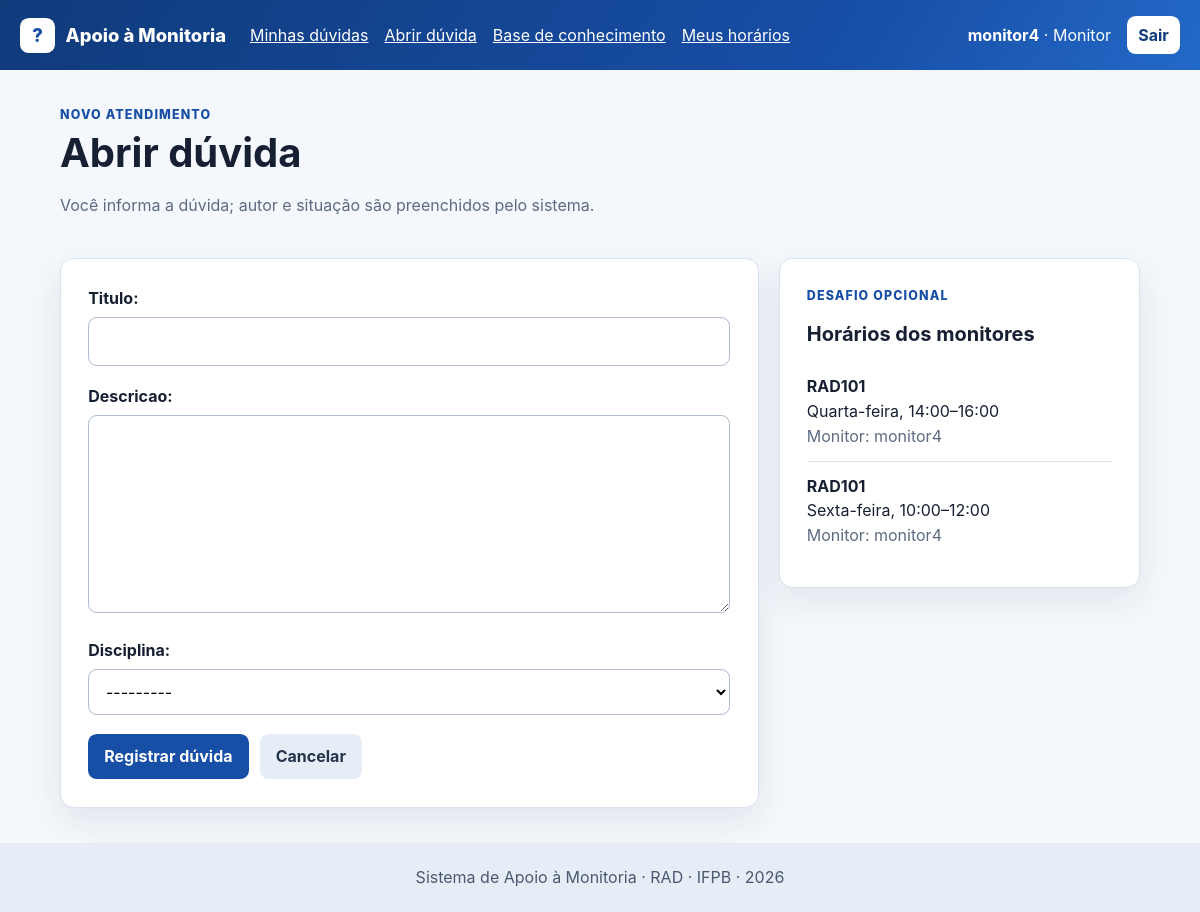
The app's page /duvidas/nova/ (signed in) with its own data.
### monitoria/models.py (models this page shows, shortened)
class HorarioAtendimento(models.Model):
    class DiaSemana(models.IntegerChoices):
        SEGUNDA = 1, "Segunda-feira"
        TERCA = 2, "Terça-feira"
        QUARTA = 3, "Quarta-feira"
        QUINTA = 4, "Quinta-feira"
        SEXTA = 5, "Sexta-feira"
        SABADO = 6, "Sábado"
    monitor = models.ForeignKey(
        settings.AUTH_USER_MODEL,
        on_delete=models.CASCADE,
        related_name="horarios_monitoria",
    )
    disciplina = models.ForeignKey(
        Disciplina,
        on_delete=models.CASCADE,
        related_name="horarios_atendimento",
    )
    dia_semana = models.PositiveSmallIntegerField(choices=DiaSemana.choices)
    hora_inicio = models.TimeField()
    hora_fim = models.TimeField()
    class Meta:
        ordering = ("disciplina__codigo", "dia_semana", "hora_inicio")
        constraints = [
            models.CheckConstraint(
                condition=Q(hora_inicio__lt=F("hora_fim")),
                name="horario_inicio_antes_fim",
            )
        ]
        verbose_name = "Horário de atendimento"
        verbose_name_plural = "Horários de atendimento"

class Disciplina(models.Model):
    nome = models.CharField(max_length=120)
    codigo = models.CharField(max_length=20, unique=True)
    ativa = models.BooleanField(default=True)
    monitores = models.ManyToManyField(
        settings.AUTH_USER_MODEL,
        blank=True,
        related_name="disciplinas_monitoradas",
    )
    class Meta:
        ordering = ("codigo",)
    def __str__(self):
        return f"{self.codigo} - {self.nome}"

### monitoria/views.py (the view, shortened to what this page needs)
# urls.py: path("duvidas/nova/", views.AbrirDuvidaView.as_view(), name="abrir_duvida"),
class AbrirDuvidaView(LoginRequiredMixin, CreateView):
    form_class = DuvidaForm
    template_name = "monitoria/form_duvida.html"
    def get_context_data(self, **kwargs):
        contexto = super().get_context_data(**kwargs)
        contexto["horarios"] = HorarioAtendimento.objects.select_related(
            "disciplina", "monitor"
        ).filter(disciplina__ativa=True)
        return contexto

### monitoria/forms.py
class DuvidaForm(forms.ModelForm):
    class Meta:
        model = Duvida
        fields = ("titulo", "descricao", "disciplina")
        widgets = {"descricao": forms.Textarea(attrs={"rows": 7})}
    def __init__(self, *args, **kwargs):
        super().__init__(*args, **kwargs)
        self.fields["disciplina"].queryset = Disciplina.objects.filter(ativa=True)

### monitoria/context_processors.py (called while the page is built)
def papeis(request):
    if not request.user.is_authenticated:
        return {"papel_usuario": "", "eh_monitor": False}
    return {
        "papel_usuario": papel_do_usuario(request.user),
        "eh_monitor": pertence_ao_grupo(request.user, GRUPO_MONITORES),
    }

### monitoria/roles.py (called while the page is built)
def pertence_ao_grupo(usuario, nome_grupo):
    return usuario.is_authenticated and usuario.groups.filter(name=nome_grupo).exists()

def papel_do_usuario(usuario):
    if pertence_ao_grupo(usuario, GRUPO_PROFESSORES):
        return "Professor"
    if pertence_ao_grupo(usuario, GRUPO_MONITORES):
        return "Monitor"
    return "Aluno"

### templates/monitoria/form_duvida.html (shortened to what this page needs)
{% extends "base.html" %}
{% block conteudo %}
<div class="cabecalho-pagina">
    <div>
        <p class="rotulo">Novo atendimento</p>
        <h1>Abrir dúvida</h1>
        <p class="texto-suave">Você informa a dúvida; autor e situação são preenchidos pelo sistema.</p>
    </div>
</div>
<div class="duas-colunas">
    <form method="post" class="painel formulario">
        {% for field in form %}
            <div class="campo">
                {{ field.label_tag }}
                {{ field }}
            </div>
        {% endfor %}
        <div class="acoes">
            <button class="botao" type="submit">Registrar dúvida</button>
            <a class="botao botao--secundario" href="{% url 'monitoria:lista_duvidas' %}">Cancelar</a>
        </div>
    </form>
    <aside class="painel">
        <p class="rotulo">Desafio opcional</p>
        <h2>Horários dos monitores</h2>
        <ul class="lista-limpa">
            {% for horario in horarios %}
                <li>
                    <strong>{{ horario.disciplina.codigo }}</strong><br>
                    {{ horario.get_dia_semana_display }}, {{ horario.hora_inicio|time:"H:i" }}–{{ horario.hora_fim|time:"H:i" }}<br>
                    <span class="texto-suave">Monitor: {{ horario.monitor.username }}</span>
                </li>
            {% empty %}
                <li>Nenhum horário cadastrado.</li>
            {% endfor %}
        </ul>
    </aside>
</div>
{% endblock %}

### templates/base.html (shortened to what this page needs)
{% load static %}
<!DOCTYPE html>
<html lang="pt-br">
<head>
    <link rel="stylesheet" href="{% static 'css/app.css' %}">
</head>
<body>
    <header class="topo">
        <div class="topo__conteudo">
            <a class="marca" href="{% url 'monitoria:lista_duvidas' %}">
                <span class="marca__icone">?</span>
                <span>Apoio à Monitoria</span>
            </a>
            <nav class="menu" aria-label="Navegação principal">
                {% if user.is_authenticated %}
                    <a href="{% url 'monitoria:lista_duvidas' %}">Minhas dúvidas</a>
                    <a href="{% url 'monitoria:abrir_duvida' %}">Abrir dúvida</a>
                    <a href="{% url 'monitoria:base_conhecimento' %}">Base de conhecimento</a>
                    {% if eh_monitor %}
                        <a href="{% url 'monitoria:horarios' %}">Meus horários</a>
                    {% endif %}
                {% endif %}
            </nav>
            <div class="usuario">
                {% if user.is_authenticated %}
                    <span><strong>{{ user.username }}</strong> · {{ papel_usuario }}</span>
                    <form method="post" action="{% url 'logout' %}">
                        <button class="botao botao--claro botao--compacto" type="submit">Sair</button>
                    </form>
                {% else %}
                    <a href="{% url 'login' %}">Entrar</a>
                    <a class="botao botao--claro" href="{% url 'monitoria:cadastro' %}">Criar conta</a>
                {% endif %}
            </div>
        </div>
    </header>
    <main class="conteudo">
        {% block conteudo %}{% endblock %}
    </main>
    <footer class="rodape">
        <div>Sistema de Apoio à Monitoria · RAD · IFPB · {% now "Y" %}</div>
    </footer>
</body>
</html>

### static/css/app.css (style rules this page uses)
:root { color-scheme: light; font-family: Inter, ui-sans-serif, system-ui, -apple-system, BlinkMacSystemFont, "Segoe UI", sans-serif; color: #172033; background: #f4f7fb; line-height: 1.55; --azul: #174ea6; --azul-escuro: #103b7b; --verde: #087f5b; --borda: #d9e2ef; --suave: #5d6b82; --sombra: 0 12px 34px rgba(32, 55, 90, .09); }
* { box-sizing: border-box; }
body { display: flex; flex-direction: column; margin: 0; min-height: 100vh; }
a { color: var(--azul); }
h1, h2 { line-height: 1.2; }
h1 { font-size: clamp(1.8rem, 4vw, 2.5rem); margin: .25rem 0 .5rem; }
h2 { font-size: 1.25rem; }
.topo { background: linear-gradient(120deg, #103b7b, #174ea6 70%, #2369c7); color: white; padding: 1rem; }
.topo__conteudo { align-items: center; display: grid; gap: 1rem 1.5rem; grid-template-columns: auto 1fr auto; margin: auto; max-width: 1160px; }
.marca { align-items: center; color: white; display: inline-flex; font-size: 1.15rem; font-weight: 800; gap: .65rem; text-decoration: none; }
.marca__icone { align-items: center; background: white; border-radius: .55rem; color: var(--azul); display: inline-flex; font-size: 1.15rem; height: 2.2rem; justify-content: center; width: 2.2rem; }
.menu, .usuario { align-items: center; display: flex; flex-wrap: wrap; gap: .55rem 1rem; }
.menu a, .usuario a { color: white; }
.usuario { justify-content: flex-end; }
.usuario form { margin: 0; }
.conteudo { margin: 2.2rem auto; width: min(1080px, calc(100% - 2rem)); }
.cabecalho-pagina { align-items: end; display: flex; gap: 1rem; justify-content: space-between; margin-bottom: 1.5rem; }
.rotulo { color: var(--azul); font-size: .78rem; font-weight: 800; letter-spacing: .09em; margin: 0; text-transform: uppercase; }
.texto-suave, .meta { color: var(--suave); }
.painel, .card, .busca, .estado-vazio { background: white; border: 1px solid var(--borda); border-radius: .85rem; box-shadow: var(--sombra); padding: clamp(1.15rem, 3vw, 1.7rem); }
.duas-colunas { align-items: start; display: grid; gap: 1.25rem; grid-template-columns: minmax(0, 1.45fr) minmax(280px, .75fr); }
.campo { margin-bottom: 1.15rem; }
.campo label, .busca label { display: block; font-weight: 750; margin-bottom: .38rem; }
.campo input, .campo textarea, .campo select, .busca input { background: #fff; border: 1px solid #aebbd0; border-radius: .55rem; font: inherit; padding: .7rem .8rem; transition: border-color .15s ease, box-shadow .15s ease; width: 100%; }
.campo textarea { resize: vertical; }
.botao { background: var(--azul); border: 0; border-radius: .55rem; color: white; cursor: pointer; display: inline-block; font: inherit; font-weight: 750; padding: .65rem 1rem; text-decoration: none; }
.botao--claro { background: white; color: var(--azul-escuro) !important; }
.botao--compacto { padding: .42rem .7rem; }
.botao--secundario { background: #e7edf6; color: #24344d; }
.acoes { align-items: center; display: flex; flex-wrap: wrap; gap: .7rem; }
.lista-limpa { list-style: none; margin: 0; padding: 0; }
.lista-limpa li { border-bottom: 1px solid var(--borda); padding: .75rem 0; }
.lista-limpa li:last-child { border-bottom: 0; }
.rodape { background: #e7edf6; color: #4a5870; margin-top: auto; padding: 1.4rem 1rem; text-align: center; }

### records on screen
HorarioAtendimento: disciplina.codigo "RAD101", dia_semana "Quarta-feira", hora_inicio "14:00", hora_fim "16:00", monitor.username "monitor4"
HorarioAtendimento: disciplina.codigo "RAD101", dia_semana "Sexta-feira", hora_inicio "10:00", hora_fim "12:00", monitor.username "monitor4"

### other values on screen
{{ user.username }} "monitor4"
{{ papel_usuario }} "Monitor"
{{ field.label_tag }} "Titulo:" "Descricao:" "Disciplina:"
